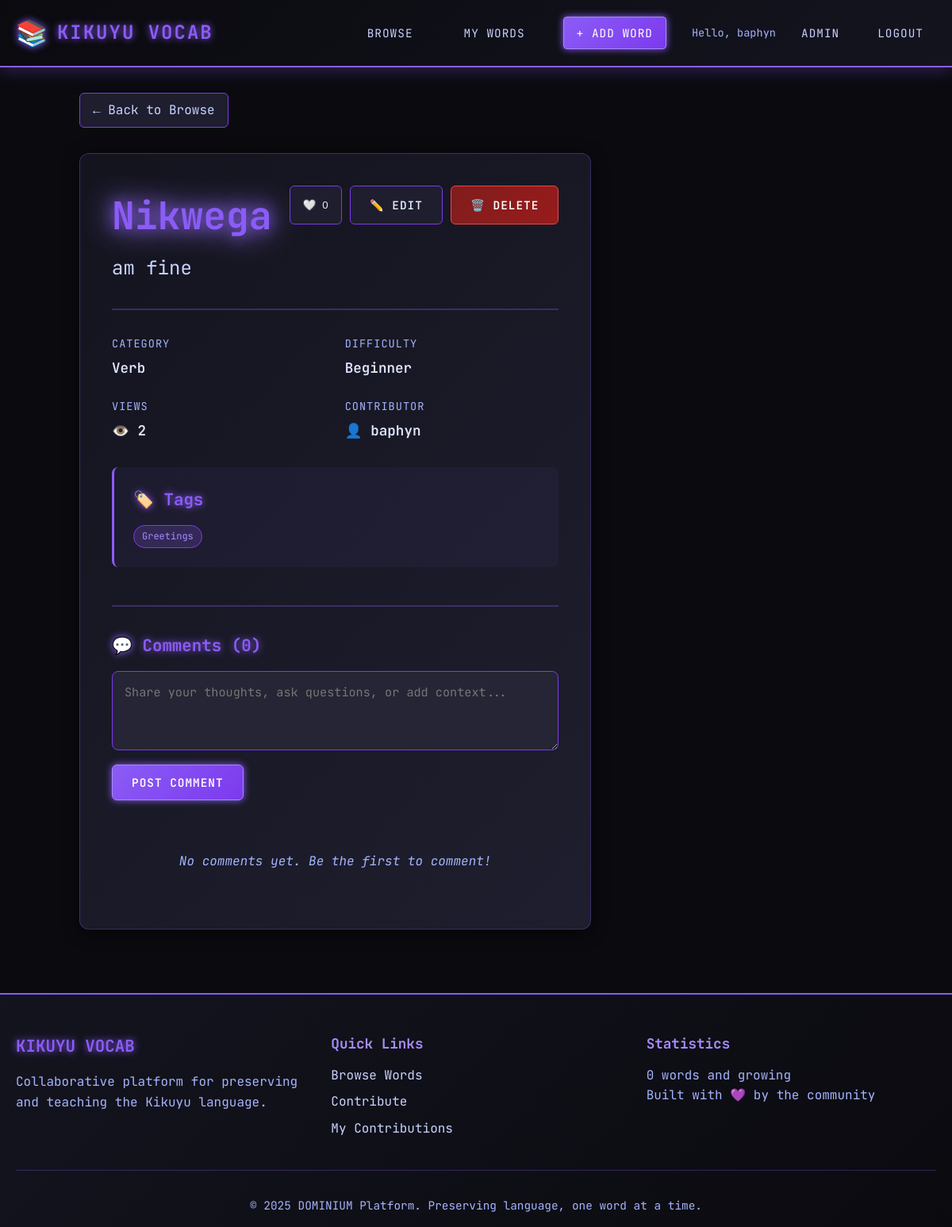
Screenshot of /vocab/6/ (signed in) with the database file from the repository.
### vocab/models.py (models this page shows, shortened)
class Vocab(models.Model):
    LANGUAGE_CHOICES = [
        ('kikuyu', 'Kikuyu'),
        ('english', 'English'),
        ('swahili', 'Swahili'),
    ]
    STATUS_CHOICES = [
        ('pending', '⏳ Pending Review'),
        ('approved', '✅ Approved'),
        ('rejected', '❌ Rejected'),
    ]
    DIFFICULTY_CHOICES = [
        ('beginner', 'Beginner'),
        ('intermediate', 'Intermediate'),
        ('advanced', 'Advanced'),
    ]
    word = models.CharField(
        max_length=100,
        db_index=True,    # Index for faster searches
        help_text="The word in its native language"
    )
    translation = models.CharField(
        max_length=100,
        db_index=True,
        help_text="English translation"
    )
    language = models.CharField(
        max_length=20,
        choices=LANGUAGE_CHOICES,
        default='kikuyu',
        db_index=True
    )
    category = models.ForeignKey(
        Category,
        on_delete=models.SET_NULL,
        null=True,
        blank=True,
        related_name='vocab_entries',
        help_text="Primary category (Noun, Verb, etc.)"
    )
    tags = models.ManyToManyField(
        Tag,
        blank=True,
        related_name='vocab_entries',
        help_text="Contextual tags (food, family, travel, etc.)"
    )
    difficulty = models.CharField(
        max_length=20,
        choices=DIFFICULTY_CHOICES,
        default='beginner',
        help_text="Difficulty level for learners"
    )
    example_sentence = models.TextField(
        blank=True,
        help_text="Example sentence using this word (in native language)"
    )
    example_translation = models.TextField(
        blank=True,
        help_text="English translation of example sentence"
    )
    pronunciation_guide = models.CharField(
        max_length=200,
        blank=True,
        help_text="Written pronunciation guide (e.g., 'moo-n-doo')"
    )
    notes = models.TextField(
        blank=True,
        help_text="Additional notes, context, or cultural info"
    )
    audio = models.FileField(
        upload_to='vocab_audio/%Y/%m',
        blank=True,
        null=True,
        validators=[
            FileExtensionValidator(
                allowed_extensions=['mp3', 'wav' ,'ogg', 'm4a']
            )
        ],
        help_text="Audio pronunciation (MP3, WAV, OGG, M4A)"
    )
    image = models.ImageField(
        upload_to='vocab_images/%Y/%m',
        blank=True,
        null=True,
        help_text="Visual context (optional)"
    )
    status = models.CharField(
        max_length=20,
        choices=STATUS_CHOICES,
        default='pending',
        db_index=True,
        help_text="Approval status (pending/approved/rejected)"
    )
    rejection_reason = models.TextField(
        blank=True,
        help_text="Admin notes on why entry was rejected"
    )
    user = models.ForeignKey(
        User,
        on_delete=models.CASCADE,
        related_name='vocabs',
        help_text="User who contributed this word"
    )
    reviewed_by = models.ForeignKey(
        User,
        on_delete=models.SET_NULL,
        null=True,
        blank=True,
        related_name='reviewed_vocabs',
        help_text="Admin who approved/rejected this entry"
    )
    favorites = models.ManyToManyField(
        User,
        related_name='favorite_vocabs',
        blank=True,
        help_text="Users who favorited this word"
    )
    view_count = models.PositiveIntegerField(
        default=0,
        help_text="Number of times this word was viewed"
    )
    created_at = models.DateTimeField(
        auto_now_add=True,
        help_text="When this entry was created"
    )
    updated_at = models.DateTimeField(
        auto_now=True,
        help_text="Last modification time"
    )
    reviewed_at = models.DateTimeField(
        null=True,
        blank=True,
        help_text="When admin reviewed this entry"
    )
    class Meta:
        ordering = ['-created_at']
        verbose_name = "Vocabulary Entry"
        verbose_name_plural = "Vocabulary Entries"
        unique_together = [['word', 'language']]
        indexes = [
            models.Index(fields=['status', 'language']),
            models.Index(fields=['-created_at']),
            models.Index(fields=['word', 'translation']),
        ]
    def save(self, *args, **kwargs):
        if self.pk:
            try:
                old = Vocab.objects.get(pk=self.pk)
                if old.audio and old.audio != self.audio:
                    if os.path.isfile(old.audio.path):
                        os.remove(old.audio.path)
                if old.image and old.image != self.image:
                    if os.path.isfile(old.image.path):
                        os.remove(old.image.path)
            except Vocab.DoesNotExist:
                pass
        super().save(*args, **kwargs)
    def favorite_count(self):
        return self.comments.count()
    def increment_view_count(self):
        self.view_count += 1
        self.save(update_fields=['view_count'])

class Category(models.Model):
    name = models.CharField(
        max_length=50,
        unique=True,
        help_text="Category name (e.g., 'Noun', 'Verb')"
    )
    slug = models.SlugField(
        max_length=50,
        unique=True,
        blank=True,
        help_text="URL-friendly version (auto-generated)"
    )
    description = models.TextField(
        blank=True,
        help_text="Brief description of this category"
    )
    icon = models.CharField(
        max_length=50,
        blank=True,
        help_text="Emoji or icon for UI display"
    )
    class Meta:
        verbose_name_plural = "Categories"
        ordering = ['name']

class Tag(models.Model):
    name = models.CharField(
        max_length=50,
        unique=True
    )
    slug = models.SlugField(
        max_length=50,
        unique=True,
        blank=True
    )
    created_at = models.DateTimeField(auto_now_add=True)
    class Meta:
        ordering = ['name']

### vocab/views.py (the view)
# urls.py: path('<int:pk>/', views.VocabDetailView.as_view(), name='vocab-detail'),
class VocabDetailView(DetailView):
    model = Vocab
    template_name = 'vocab/vocab_detail.html'
    def get_queryset(self):
        qs = Vocab.objects.select_related(
            'category',
            'user',
        ).prefetch_related(
            'tags',
            'comments__user',
            'favorites'
        )
        if self.request.user.is_authenticated:
            return qs.filter(
                Q(status='approved') | Q(user=self.request.user)
            )
        else:
            return qs.filter(status='approved')
    def get_object(self):
        obj = super().get_object()
        viewed_key = f'viewed_vocab_{obj.pk}'
        if not self.request.session.get(viewed_key, False):
            obj.increment_view_count()
            self.request.session[viewed_key] = True
        return obj
    def get_context_data(self, **kwargs):
        context = super().get_context_data(**kwargs)
        vocab = self.object
        context['comments'] = vocab.comments.all()
        context['comment_form'] = CommentForm()
        if self.request.user.is_authenticated:
            context['is_favorited'] = vocab.favorites.filter(
                id=self.request.user.id
            ).exists()
        else:
            context['is_favorited'] = False
        if vocab.category:
            context['related_words'] = Vocab.objects.filter(
                category=vocab.category,
                status='approved'
            ).exclude(
                pk=vocab.pk
            ).select_related('category')[:6]  # Show 6 related words
        else:
            context['related_words'] = []
        context['is_owner'] = (
            self.request.user.is_authenticated and
            vocab.user == self.request.user
        )
        return context

### vocab/forms.py (shortened to what this page needs)
class CommentForm(forms.ModelForm):
    class Meta:
        model = Comment
        fields = ['content']
        widgets = {
            'content': forms.Textarea(attrs={
                'placeholder': 'Share your thoughts, ask questions, or add context...',
                'class': 'form-control',
                'rows':3
            })
        }
        labels = {
            'content': 'Your Comment'
        }

### vocab/templates/vocab/vocab_detail.html (shortened to what this page needs)
{% extends 'vocab/base.html' %}
{% block content %}
<div class="container">
    <div class="vocab-detail-container">
        <div class="back-nav">
            <a href="{% url 'vocab-list' %}" class="back-link">← Back to Browse</a>
        </div>
        <div class="vocab-detail-main">
            <div class="vocab-detail-content">
                <div class="vocab-header">
                    <div class="vocab-title-section">
                        <h1 class="vocab-word-large">{{ vocab.word }}</h1>
                        <p class="vocab-translation-large">{{ vocab.translation }}</p>
                    </div>
                    <div class="vocab-actions">
                        {% if user.is_authenticated %}
                            <button
                                class="btn-icon favorite-btn {% if is_favorited %}favorited{% endif %}"
                                onclick="toggleFavorite({{ vocab.pk }})"
                                id="favoriteBtn"
                            >
                                <span class="favorite-icon">{% if is_favorited %}❤️{% else %}🤍{% endif %}</span>
                                <span id="favoriteCount">{{ vocab.favorite_count }}</span>
                            </button>
                            {% if is_owner %}
                                <a href="{% url 'vocab-edit' vocab.pk %}" class="btn btn-secondary">✏️ Edit</a>
                                <a href="{% url 'vocab-delete' vocab.pk %}" class="btn btn-danger">🗑️ Delete</a>
                            {% endif %}
                        {% endif %}
                    </div>
                </div>
                <div class="vocab-meta-grid">
                    <div class="meta-item">
                        <span class="meta-label">Category</span>
                        <span class="meta-value">{{ vocab.category.icon }} {{ vocab.category.name }}</span>
                    </div>
                    <div class="meta-item">
                        <span class="meta-label">Difficulty</span>
                        <span class="meta-value badge-{{ vocab.difficulty }}">{{ vocab.difficulty|title }}</span>
                    </div>
                    <div class="meta-item">
                        <span class="meta-label">Views</span>
                        <span class="meta-value">👁️ {{ vocab.view_count }}</span>
                    </div>
                    <div class="meta-item">
                        <span class="meta-label">Contributor</span>
                        <span class="meta-value">👤 {{ vocab.user.username }}</span>
                    </div>
                </div>
                {% if vocab.tags.all %}
                    <div class="info-section">
                        <h3 class="section-title">🏷️ Tags</h3>
                        <div class="tag-list">
                            {% for tag in vocab.tags.all %}
                                <span class="tag">{{ tag.name }}</span>
                            {% endfor %}
                        </div>
                    </div>
                {% endif %}
                <div class="comments-section">
                    <h3 class="section-title">💬 Comments ({{ comments.count }})</h3>
                    {% if user.is_authenticated %}
                        <form method="POST" action="{% url 'add-comment' vocab.pk %}" class="comment-form">
                            <textarea
                                name="content"
                                placeholder="Share your thoughts, ask questions, or add context..."
                                rows="3"
                                class="comment-textarea"
                                required
                            ></textarea>
                            <button type="submit" class="btn btn-primary">Post Comment</button>
                        </form>
                    {% else %}
                        <p class="login-prompt">
                            <a href="/blog/login/?next={{ request.path }}">Login</a> to add a comment
                        </p>
                    {% endif %}
                    {% if comments %}
                        <div class="comments-list">
                            {% for comment in comments %}
                                <div class="comment">
                                    <div class="comment-header">
                                        <span class="comment-author">{{ comment.user.username }}</span>
                                        <span class="comment-date">{{ comment.created_at|timesince }} ago</span>
                                    </div>
                                    <p class="comment-content">{{ comment.content }}</p>
                                </div>
                            {% endfor %}
                        </div>
                    {% else %}
                        <p class="no-comments">No comments yet. Be the first to comment!</p>
                    {% endif %}
                </div>
            </div>
            <div class="vocab-detail-sidebar">
            </div>
        </div>
    </div>
</div>
{% endblock %}

### vocab/templates/vocab/base.html (shortened to what this page needs)
{% load static %}
<!DOCTYPE html>
<html lang="en">
<head>
    <link rel="stylesheet" href="{% static 'vocab/vocab.css' %}">
</head>
<body>
    <nav class="navbar">
        <div class="container">
            <div class="nav-brand">
                <a href="{% url 'vocab-list' %}" class="logo">
                    <span class="logo-icon">📚</span>
                    <span class="logo-text">KIKUYU VOCAB</span>
                </a>
            </div>
            <div class="nav-links">
                <a href="{% url 'vocab-list' %}" class="nav-link {% if request.resolver_match.url_name == 'vocab-list' %}active{% endif %}">
                    Browse
                </a>
                {% if user.is_authenticated %}
                    <a href="{% url 'my-vocab' %}" class="nav-link {% if request.resolver_match.url_name == 'my-vocab' %}active{% endif %}">
                        My Words
                    </a>
                    <a href="{% url 'vocab-create' %}" class="nav-link btn-primary">
                        + Add Word
                    </a>
                    <div class="nav-user">
                        <span class="user-greeting">Hello, {{ user.username }}</span>
                        {% if user.is_staff %}
                            <a href="{% url 'admin:index' %}" class="nav-link" target="_blank">Admin</a>
                        {% endif %}
                        <a href="/blog/logout/" class="nav-link">Logout</a>
                    </div>
                {% else %}
                    <a href="/blog/login/" class="nav-link">Login</a>
                {% endif %}
            </div>
        </div>
    </nav>
    <main class="main-content">
        {% block content %}{% endblock %}
    </main>
    <footer class="footer">
        <div class="container">
            <div class="footer-content">
                <div class="footer-section">
                    <h3>KIKUYU VOCAB</h3>
                    <p>Collaborative platform for preserving and teaching the Kikuyu language.</p>
                </div>
                <div class="footer-section">
                    <h4>Quick Links</h4>
                    <ul>
                        <li><a href="{% url 'vocab-list' %}">Browse Words</a></li>
                        {% if user.is_authenticated %}
                            <li><a href="{% url 'vocab-create' %}">Contribute</a></li>
                            <li><a href="{% url 'my-vocab' %}">My Contributions</a></li>
                        {% endif %}
                    </ul>
                </div>
                <div class="footer-section">
                    <h4>Statistics</h4>
                    <p>{{ total_words|default:0 }} words and growing</p>
                    <p>Built with 💜 by the community</p>
                </div>
            </div>
            <div class="footer-bottom">
                <p>&copy; 2025 DOMINIUM Platform. Preserving language, one word at a time.</p>
            </div>
        </div>
    </footer>
</body>
</html>

### rows the page displays
Vocab: word "Nikwega", translation "am fine", favorite_count "0", category.name "Verb", difficulty "Beginner", view_count "2", user.username "baphyn"
Tag: name "Greetings"

### other values shown
{{ user.username }} "baphyn"
{{ comments.count }} "0"
{{ total_words|default:0 }} "0"
